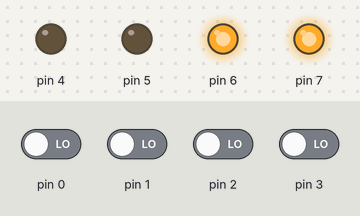
A sketch run on a simulated Arduino Uno, built with avr-gcc and run on an emulated ATmega328P. Parts: output pins drawn as LEDs (lit = HIGH). The inputs (shaded band) are chosen by the test bench; at power-on: pin 0–3 LOW.

Above: at 1.2 s.
1.3 s: pin 2 driven HIGH
At 2.3 s:
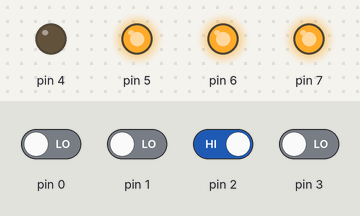
2.8 s: pin 2 driven LOW
At 3.4 s:
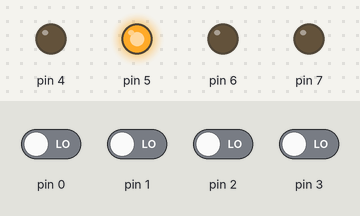
4.3 s: pin 3 driven HIGH
At 5.5 s:
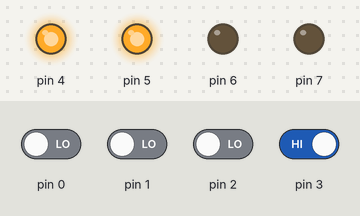
5.8 s: pin 3 driven LOW
At 6.9 s:
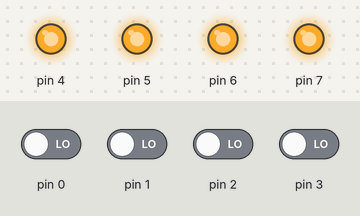
7.3 s: pin 2 driven HIGH
At 8.0 s:
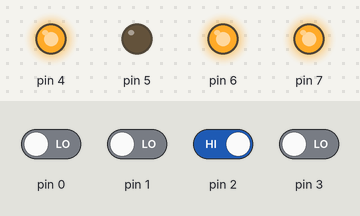
8.8 s: pin 2 driven LOW
At 9.2 s:
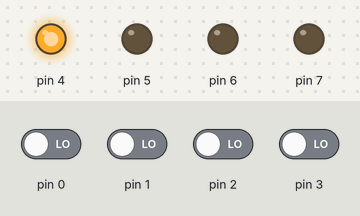
Timing chart, 0 to 11.3 s (numbered marks = the images above; inputs shaded):
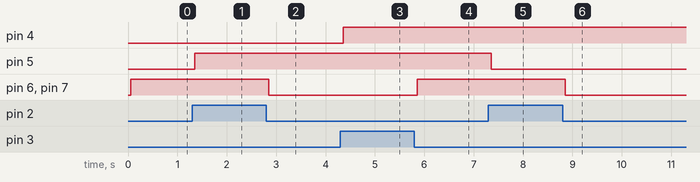

The sketch:

20251029_gpio_chatter2.ino
```cpp
#include "20251029_test_sw.h"

void setup() {
  DDRD |= 0xf0;
  DDRD &= ~((0x1 << SW1)|(0x1 << SW2));
  PORTD &= 0x0F;

}

void loop() {
  sw_state();
  if(sw_flag){
    sw_flag= 0;
    switch(sw){
      case 0:
          break;
      case 1:
          PORTD ^= (0x1 << LED1);
          break;
      case 2:
          PORTD ^= (0x1 << LED2);
          break;
      case 3:
          PORTD ^=(0x1 << LED3);
          PORTD ^=(0x1 << LED4);
          break;
    }
  }

}
```

20251029_test_sw.h
```cpp
#define LED1 4
#define LED2 5
#define LED3 6
#define LED4 7
#define SW1 2
#define SW2 3

void sw_state();

extern unsigned char sw;
extern unsigned char sw_flag;
```

20251029_test_sw.ino
```cpp
#include "20251029_test_sw.h"
#define COUNT 10000UL

unsigned char sw = 0;
unsigned char sw_flag;

void sw_state(){
  static char state = 0;
  static unsigned long cnt = 0;
  unsigned char tmp;

  tmp = (~PIND >> 2)& 0x3;

  switch(state){
    case 0:
        if(sw != tmp){
          cnt = COUNT;
          state = 1;
        }
        break;
    case 1:
        cnt--;
        if(cnt==0){
          if(sw!=tmp){
            sw_flag=1;
            sw=tmp;
          }
          state = 0;
        }
        break;
  }
}
```

Measured:
- after the input at 1.3 s, pin 5: LOW → HIGH after 0.05 s
- after the input at 2.8 s, pin 6, pin 7: HIGH → LOW after 0.05 s
- after the input at 4.3 s, pin 4: LOW → HIGH after 0.05 s
- after the input at 5.8 s, pin 6, pin 7: LOW → HIGH after 0.05 s
- after the input at 7.3 s, pin 5: HIGH → LOW after 0.05 s
- after the input at 8.8 s, pin 6, pin 7: HIGH → LOW after 0.05 s
